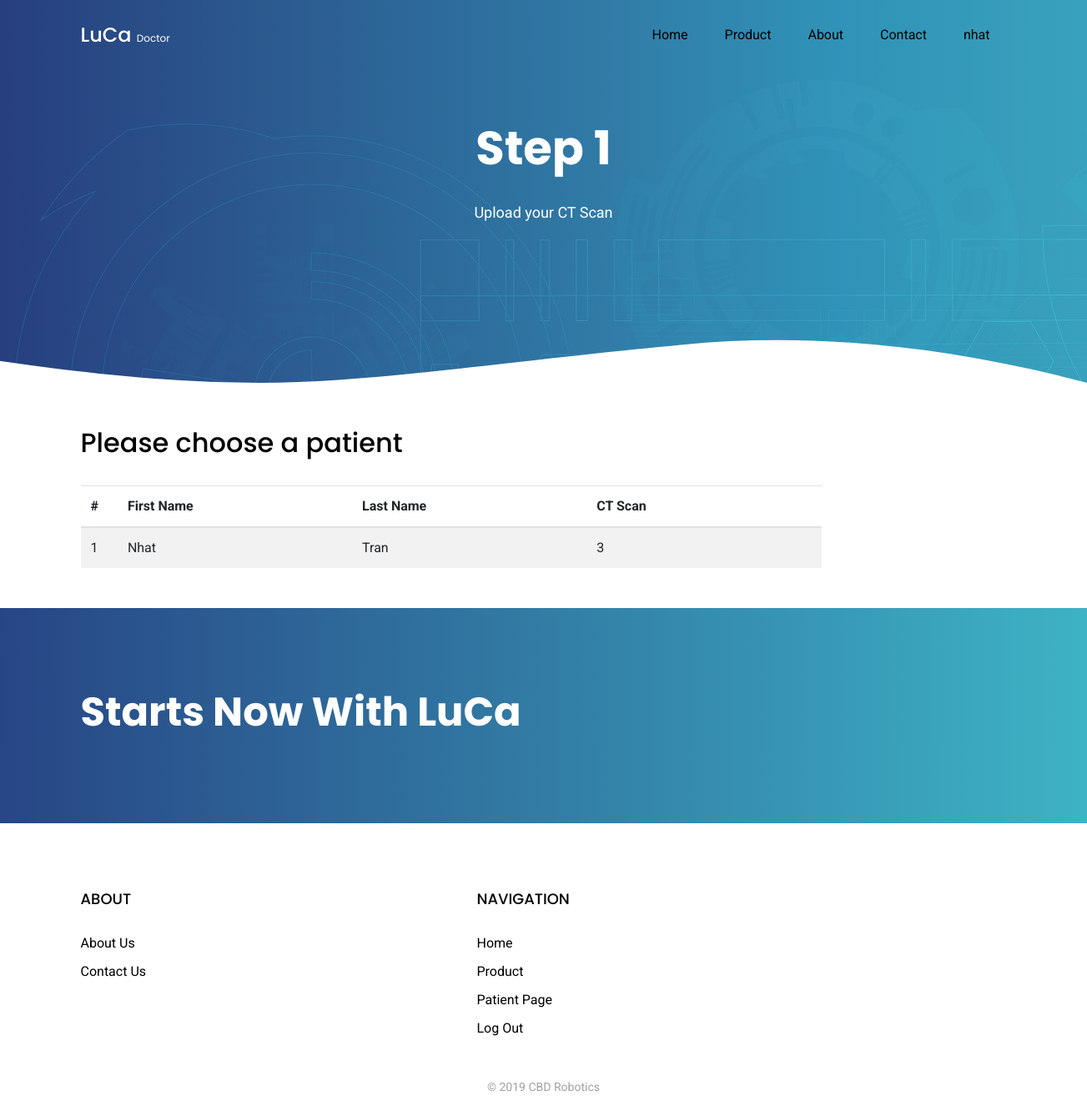
The app's page /upload (signed in) with its own data.
### app/base/models.py (models this page shows, shortened)
class User(db.Model, UserMixin):
    __tablename__ = 'User'
    id = Column(Integer, primary_key=True)
    username = Column(String(20), unique=True, nullable=False)
    email = Column(String(50), unique=True, nullable=False)
    password = Column(String(60), nullable=False)
    picture = Column(String(20), nullable=False, default='default.jpg')
    patients = db.relationship('Patient', backref='doctor', lazy=True)
    def __repr__(self):
        return str(self.username)

class Patient(db.Model):
    id = db.Column(db.Integer, primary_key=True)
    first_name = db.Column(db.String(50), nullable=False)
    last_name = db.Column(db.String(50), nullable=False)
    age = db.Column(db.Integer, nullable=False)
    sex = db.Column(db.String, nullable=False)
    occupation = db.Column(db.String)
    address = db.Column(db.String)
    weight = db.Column(db.Integer)
    height = db.Column(db.Integer)
    blood_pressure = db.Column(db.Float)
    diabetes = db.Column(db.String)
    smoking = db.Column(db.String)
    hemolized_sample = db.Column(db.String)
    liver_disease = db.Column(db.String)
    pemphigus = db.Column(db.String)
    renal_failure = db.Column(db.String)
    alk = db.Column(db.String)
    ros1 = db.Column(db.String)
    kras = db.Column(db.String)
    ardenocarcinoma = db.Column(db.String)
    angiolymphatic = db.Column(db.String)
    atypia = db.Column(db.String)
    antibody = db.Column(db.String)
    squamous_cell_carcinoma = db.Column(db.String)
    large_cell_carcinoma = db.Column(db.String)
    lymph_node = db.Column(db.String)
    metastasis = db.Column(db.String)
    egfr = db.Column(db.String)
    egfr_t790m = db.Column(db.String)
    eml4_alk = db.Column(db.String)
    braf = db.Column(db.String)
    her2 = db.Column(db.String)
    mek = db.Column(db.String)
    met = db.Column(db.String)
    ret = db.Column(db.String)
    ca = db.Column(db.Float)
    cea = db.Column(db.Float)
    cyfra = db.Column(db.Float)
    nse = db.Column(db.Float)
    pro_grp = db.Column(db.Float)
    scc = db.Column(db.Float)
    blood_drawn_date = db.Column(db.String)
    picture = Column(String(20), nullable=False, default='default.png')
    date_updated = db.Column(db.DateTime, nullable=False, default=datetime.utcnow)
    user_id = db.Column(db.Integer, db.ForeignKey('User.id'), nullable=False)
    ct_scan = db.relationship('CTScan', secondary=patient_ct_scan, lazy='dynamic',
                              backref=db.backref('patient', lazy='dynamic'))
    upload = db.relationship('Upload', back_populates='patient', lazy='dynamic')

### app/base/routes.py (the view, shortened to what this page needs)
@blueprint.route('/upload', defaults={'patient_id': None}, methods=['GET', 'POST'])
@blueprint.route('/upload/patient_id:<int:patient_id>', methods=['GET', 'POST'])
@login_required
def upload(patient_id):
    form = CTScanForm()
    if patient_id:
        patient = Patient.query.filter_by(id=patient_id).first()
        patients_list = None
    else:
        patient = None
        if current_user.is_authenticated:
            patients_list = Patient.query.filter_by(doctor=current_user).all()
        else:
            patients_list = None
    return render_template('homepage/upload.html', title="Upload", form=form, patients_list=patients_list,
                           patient=patient)

### app/__init__.py (called while the page is built)
def configure_database(app):
    @app.before_first_request
    def initialize_database():
        db.create_all()
    @app.teardown_request
    def shutdown_session(exception=None):
        db.session.remove()

def apply_themes(app):
    @app.context_processor
    def override_url_for():
        return dict(url_for=_generate_url_for_theme)
    def _generate_url_for_theme(endpoint, **values):
        if endpoint.endswith('static'):
            themename = values.get('theme', None) or \
                        app.config.get('DEFAULT_THEME', None)
            if themename:
                theme_file = "{}/{}".format(themename, values.get('filename', ''))
                if path.isfile(path.join(app.static_folder, theme_file)):
                    values['filename'] = theme_file
        return url_for(endpoint, **values)
    @app.after_request
    def add_header(response):
        response.cache_control.max_age = 0
        return response

### app/base/models.py (called while the page is built)
@login_manager.user_loader
def user_loader(user_id):
    return User.query.get(int(user_id))

### app/base/templates/homepage/upload.html (shortened to what this page needs)
{% extends "base.html" %}
{% block stylesheets %}
  <link href="{{ url_for('static', filename='css/style.css') }}" rel="stylesheet">
{% endblock stylesheets %}
{% block main %}
    <main id="main">
      <div class="hero-section inner-page">
        <div class="wave">
        </div>
        <div class="container">
          <div class="row align-items-center">
            <div class="col-12">
              <div class="row justify-content-center">
                <div class="col-md-7 text-center hero-text">
                  <h1 data-aos="fade-up" data-aos-delay="">Step 1</h1>
                  <p class="mb-5" data-aos="fade-up"  data-aos-delay="100">Upload your CT Scan</p>
                </div>
              </div>
            </div>
          </div>
        </div>
      </div>
      <div class="site-section">
        <div class="container">
          {% if current_user.is_authenticated %}
            {% if patients_list is not none %}
              {% include "homepage/FC_patient_table.html" %}
            {% else %}
              <h2>Upload CT Scan for patient "{{ patient.first_name }} {{ patient.last_name }}"</h2>
              <br>
              {% include "homepage/FC_dropzone.html" %}
            {% endif %}
          {% else %}
            {% include "homepage/FC_dropzone.html" %}
          {% endif %}
        </div>
      </div>
    </main>
{% endblock main %}

### app/base/templates/base.html (shortened to what this page needs)
<!DOCTYPE html>
<html lang="en">
<head>
  <link rel="stylesheet" href="https://cdnjs.cloudflare.com/ajax/libs/font-awesome/4.7.0/css/font-awesome.min.css">
  <link href="{{ url_for('static', filename='vendor/bootstrap/css/bootstrap.min.css') }}" rel="stylesheet">
  <link href="{{ url_for('static', filename='vendor/icofont/icofont.min.css') }}" rel="stylesheet">
  <link href="{{ url_for('static', filename='vendor/line-awesome/css/line-awesome.min.css') }}" rel="stylesheet">
  <link href="{{ url_for('static', filename='vendor/aos/aos.css') }}" rel="stylesheet">
  <link href="{{ url_for('static', filename='vendor/owlcarousel/assets/owl.carousel.min.css') }}" rel="stylesheet">
  <link href="{{ url_for('static', filename='css/style.css') }}" rel="stylesheet">
  <link href="{{ url_for('static', filename='css/modified.css') }}" rel="stylesheet"/>
  {% block stylesheets %} {% endblock %}
</head>
<body>
  <div class="site-wrap">
    <header class="site-navbar js-sticky-header site-navbar-target" role="banner" >
      <div class="container">
        <div class="row align-items-center">
          <div class="col-6 col-lg-2">
            {% if current_user.is_authenticated %}
              <h1 class="mb-0 site-logo"><a href="{{ url_for('base_blueprint.home') }}" class="mb-0">LuCa    <small style="color:white; font-size:12px">Doctor</small></a></h1>
            {% else %}
              <h1 class="mb-0 site-logo"><a href="{{ url_for('base_blueprint.home') }}" class="mb-0">LuCa    <small style="color:white; font-size:12px"> User</small></a></h1>
            {% endif %}
          </div>
          <div class="col-12 col-md-10 d-none d-lg-block">
            <nav class="site-navigation position-relative text-right" role="navigation">
              <ul class="site-menu main-menu js-clone-nav mr-auto d-none d-lg-block">
                <li><a href="{{ url_for('base_blueprint.home') }}" class="nav-link">Home</a></li>
                <li><a href="{{ url_for('base_blueprint.upload') }}" class="nav-link">Product</a></li>
                <li><a href="{{ url_for('base_blueprint.about') }}" class="nav-link">About</a></li>
                <li><a href="{{ url_for('base_blueprint.contact') }}" class="nav-link">Contact</a></li>
                {% if not current_user.is_authenticated %}
                  <li class="has-children">
                    <a href="{{ url_for('users_blueprint.login') }}" class="nav-link">Login</a>
                    <ul class="dropdown">
                      <li><a href="{{ url_for('users_blueprint.create_user') }}" class="nav-link">Sign up</a></li>
                    </ul>
                  </li>
                {% else %}
                  <li class="has-children">
                    <a href="{{ url_for('home_blueprint.index') }}" class="nav-link">{{ current_user }}</a>
                  </li>
                {% endif %}
              </ul>
            </nav>
          </div>
        </div>
      </div>
    </header>
    {% block main %}{% endblock %}
    <div class="site-section cta-section" style="padding: 6rem 0!important;">
      <div class="container">
        <div class="row align-items-center">
          <div class="col-md-6 mr-auto text-center text-md-left mb-5 mb-md-0">
            <h2>Starts Now With LuCa</h2>
          </div>
        </div>
      </div>
    </div>
    <footer class="footer" role="contentinfo">
      <div class="container">
        <div class="row">
          <div class="col-md-4 mb-4 mb-md-0">
            <h3>ABOUT</h3>
            <ul class="list-unstyled">
              <li><a href="{{ url_for('base_blueprint.about') }}">About Us</a></li>
              <li><a href="{{ url_for('base_blueprint.contact') }}">Contact Us</a></li>
            </ul>
          </div>
          <div class="col-md-7 ml-auto">
            <div class="row site-section pt-0">
              <div class="col-md-4 mb-4 mb-md-0">
                <h3>NAVIGATION</h3>
                <ul class="list-unstyled">
                  <li><a href="{{ url_for('base_blueprint.home') }}">Home</a></li>
                  <li><a href="{{ url_for('base_blueprint.upload') }}">Product</a></li>
                  {% if current_user.is_authenticated %}
                    <li><a href="{{ url_for('home_blueprint.index') }}">Patient Page</a></li>
                    <li><a href="{{ url_for('users_blueprint.logout') }}">Log Out</a></li>
                  {% else %}
                    <li><a href="{{ url_for('users_blueprint.login') }}">Login</a></li>
                    <li><a href="{{ url_for('users_blueprint.create_user') }}">Sign Up</a></li>
                  {% endif %}
                </ul>
              </div>
            </div>
          </div>
        </div>
        <div class="row justify-content-center text-center">
          <div class="col-md-7">
            <p class="copyright">&copy; 2019 CBD Robotics</p>
          </div>
        </div>
      </div>
    </footer>
  </div>
</body>
</html>

### app/base/templates/homepage/FC_patient_table.html
<h2>Please choose a patient</h2>
<br>
<table class="table table-striped projects" id="table-patients" style="width: 80%; ">
  <thead>
    <tr>
      <th style="width: 5%">#</th>
      <th style="width: calc(95%/3)">First Name</th>
      <th style="width: calc(95%/3)">Last Name</th>
      <th style="width: calc(95%/3)">CT Scan</th>
    </tr>
  </thead>
  <tbody>
    {% if patients_list|length == 0 %}
      <tr>
        <td colspan="4">
          <p style="text-align:center; font-size:16px;">You don't have any patients in your list. Please add your patient!</p>
          <div style="text-align:center">
            <a href="{{ url_for('patients_blueprint.create_patients') }}" class="btn btn-primary">Add</a>
          </div>
        </td>
      </tr>
    {% else %}
      {% for patient in patients_list %}
        <tr href="{{ url_for('base_blueprint.upload', patient_id=patient.id) }}" class="row-patients">
          <td>{{ loop.index }}</td>
          <td>{{ patient.first_name }}</td>
          <td>{{ patient.last_name }}</td>
          <td>{{ patient.id }}</td>
        </tr>
      {% endfor %}
    {% endif %}
  </tbody>
</table>

### app/base/static/css/style.css (style rules this page uses)
html { overflow-x: hidden; }
body { font-family: "Roboto", sans-serif; color: #9fa1a4; line-height: 1.5; }
a { color: #777; transition: .3s all ease; }
h1, h2, h3, h4, h5, h6, .font-heading { font-family: "Poppins", sans-serif; color: #000; }
.container { z-index: 2; position: relative; }
.site-section { padding: 2rem 0; }
.cta-section { background: linear-gradient(to right, #274685 0%, #3db3c5 100%); color: #fff; }
.cta-section h2 { color: #fff; font-size: 3rem; font-weight: 700; }
.hero-section { background: linear-gradient(to right, rgba(39, 70, 133, 0.8) 0%, rgba(61, 179, 197, 0.8) 100%), url(../img/hero-bg.jpg); position: relative; }
.hero-section .wave { width: 100%; overflow: hidden; position: absolute; z-index: 1; bottom: -150px; }
.hero-section .wave svg { width: 100%; }
.hero-section, .hero-section > .container > .row { height: 100vh; min-height: 880px; }
.hero-section.inner-page { height: 60vh; min-height: 0; }
.hero-section.inner-page .hero-text { -webkit-transform: translateY(-150px); transform: translateY(-150px); margin-top: -120px; }
.hero-section h1 { font-size: 3.5rem; color: #fff; font-weight: 700; margin-bottom: 30px; }
.hero-section p { font-size: 18px; color: #fff; }
.site-navbar { margin-bottom: 0px; z-index: 1999; position: absolute; top: 0; width: 100%; }
.site-navbar .site-logo { position: relative; font-size: 24px; }
.site-navbar .site-logo a { color: #fff; }
.site-navbar .site-navigation .site-menu { margin-bottom: 0; }
.site-navbar .site-navigation .site-menu a { text-decoration: none !important; display: inline-block; }
.site-navbar .site-navigation .site-menu > li { display: inline-block; }
.site-navbar .site-navigation .site-menu > li > a { padding: 30px 20px; color: #000000; display: inline-block; text-decoration: none !important; }
.site-navbar .site-navigation .site-menu .has-children { position: relative; }
.site-navbar .site-navigation .site-menu .has-children > a { position: relative; padding-right: 20px; }
.site-navbar .site-navigation .site-menu .has-children > a:before { position: absolute; content: "\ea99"; font-size: 16px; top: 52%; right: 0; -webkit-transform: translateY(-50%); transform: translateY(-50%); font-family: 'icofont'; }
.footer { padding: 5rem 0 2.5rem 0; }
.footer h3 { font-size: 18px; margin-bottom: 30px; }
.footer ul li { margin-bottom: 10px; }
.footer a { color: #000; }
.footer .copyright { margin-bottom: 0px; }
.footer .copyright, .footer .credits { font-size: 14px; }

### records on screen
User: username "nhat"
Patient: first_name "Nhat", last_name "Tran", id "3"
